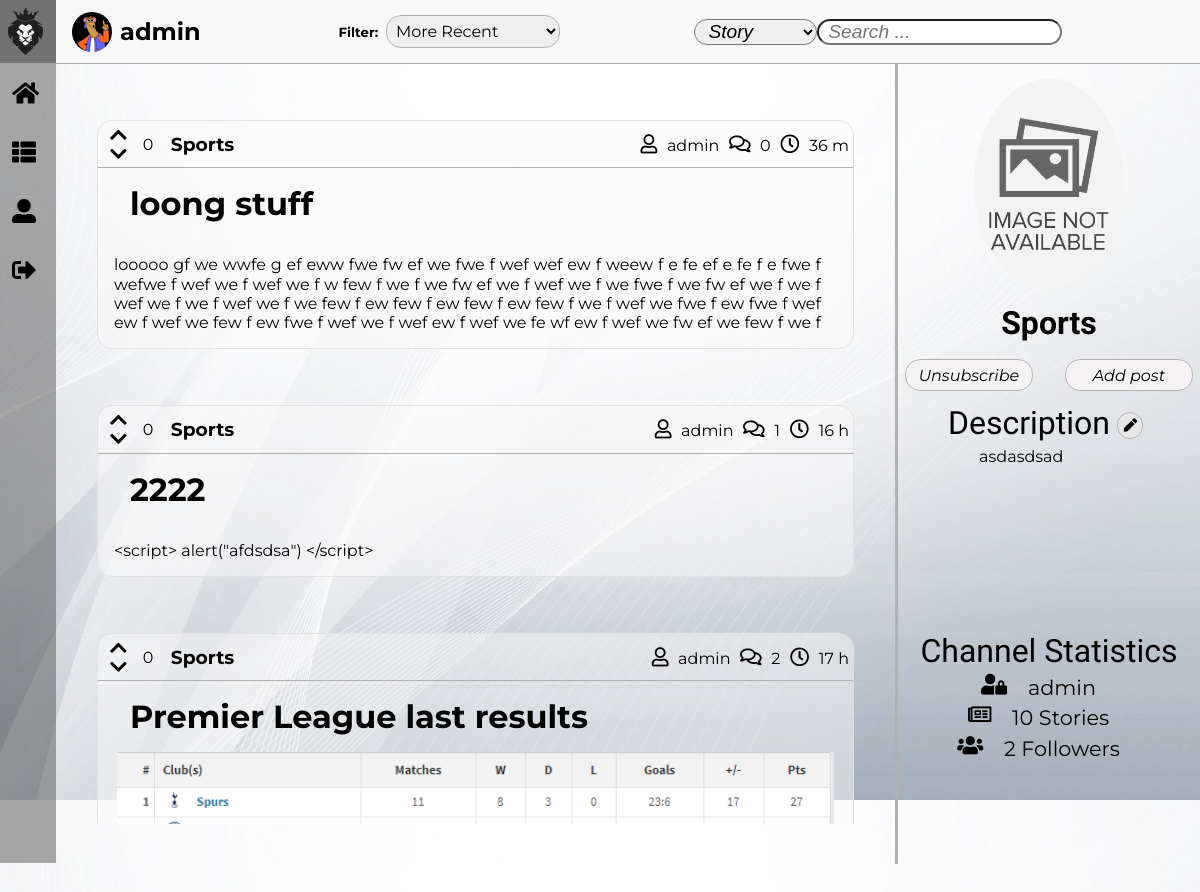
Screenshot of /pages/channel.php?channelName=Sports (signed in) with the database file from the repository.
### tables this page shows
CREATE TABLE Story(
    storyID INTEGER NOT NULL PRIMARY KEY,
    storyTitle TEXT NOT NULL,
    storyContent TEXT NOT NULL,
    storyPoints INTEGER,
    storyAuthor TEXT NOT NULL REFERENCES User(username),
    storyComments INTEGER NOT NULL,
    storyTime TEXT NOT NULL,
    channelName TEXT NOT NULL REFERENCES Channel(name)       
);

CREATE TABLE Channel(
    name TEXT NOT NULL PRIMARY KEY,
    owner TEXT NOT NULL REFERENCES User(username),
    description TEXT      
);

### pages/channel.php (called while the page is built, shortened)
<?php
    include_once('../templates/tpl_common.php');
    include_once('../templates/tpl_stories.php');
    include_once('../templates/tpl_channel.php');
    include_once('../database/db_channel.php');
    $channelName = isset($_GET['channelName']) ? $_GET['channelName'] : '';
    $filter = isset($_GET['filter']) ? $_GET['filter'] : 2;
    $searchFilter = isset($_GET['searchFilter']) ? $_GET['searchFilter'] : 2;
    $channel = get_channel($channelName);
    $channelStories = isset($_GET['search']) ? get_channel_search_stories($channelName, $filter, $searchFilter, $_GET['search']) : get_channel_stories($channelName, $filter);
    $storiesVotes = []; $votedStories = [];
    foreach($channelStories as $story) {
      $votes = get_story_votes($story['storyID']);
      $storiesVotes[$story['storyID']] = $votes == null ? 0 : $votes;
      $votedStories[$story['storyID']] = get_user_story_vote($_SESSION['username'], $story['storyID']);
    }
    $channelFollowers = count(get_channel_followers($channelName));
    $channelOwner = get_channel_owner($channelName);
    $status = check_user_subscription($_SESSION['username'], $channelName);
    draw_stories(htmlentities_all($channelStories), htmlentities_all($storiesVotes), htmlentities_all($votedStories));
    draw_channel_aside(htmlentities_all($channel), htmlentities(count(get_channel_stories($channelName, $filter))), htmlentities($channelFollowers), htmlentities($channelOwner), htmlentities($status));
?>

### includes/functions.php (called while the page is built, shortened)
<?php function orderBy($value) {
    switch($value) {
    default:
        return 'storyID DESC';
    break;
    }
}
function data_converter($storyTime) {
    $newStoryTime = new DateTime(date('Y-m-d H:i:s'));
    $oldStoryTime = new DateTime($storyTime);
    $interval = date_diff($newStoryTime, $oldStoryTime);
    if($interval->format('%y') !== '0')
        return $interval->format('%y Y');
    else if($interval->format('%m') !== '0')
        return $interval->format('%m M');
    else if($interval->format('%d') !== '0')
        return $interval->format('%d d');
    else if($interval->format('%h') !== '0')
        return $interval->format('%h h');
    else if($interval->format('%i') !== '0')
        return $interval->format('%i m');
    else
        return $interval->format('%s s');
}
?>
<?php function get_image($default, $directory, $folder, $element) {
    $image = $default;
    $extensions = ['jpg', 'png', 'gif'];
    for($index = 0; $index < count($extensions); $index++) {
        if(file_exists($directory . $element . '.' . $extensions[$index])) {
            $image = $folder . $element . '.' . $extensions[$index];
            break;
        }
    }
    return $image;
} ?>

### database/db_channel.php (called while the page is built, shortened)
<?php
  include_once('../includes/functions.php');
    function get_channel($channelName) {
        $db = Database::instance()->db();
        $stmt = $db->prepare('SELECT * FROM Channel WHERE name = ?');
        $stmt->execute(array($channelName));
        return $stmt->fetch();
    }
    function get_channel_stories($channelName, $filter) {
        $db = Database::instance()->db();
        $stmt = $db->prepare('SELECT * FROM Story JOIN Channel ON Story.channelName = Channel.name WHERE Story.channelName = ? ORDER BY ' . orderBy($filter));
        $stmt->execute(array($channelName));
        return $stmt->fetchall();
    }
     function get_channel_owner($channelName){
      $db = Database::instance()->db();
      $stmt = $db->prepare('SELECT owner FROM Channel WHERE Channel.name = ?');
      $stmt->execute(array($channelName));
      return $stmt->fetch()['owner'];
     }
?>

### templates/tpl_stories.php (the view, shortened to what this page needs)
<?php function draw_stories($stories, $storiesVotes, $votedStories) { ?>
    <div id="masterStories">
        <form method="get" action="../pages/story.php">
            <section id="stories">  <?php
                foreach($stories as $story) { ?>
                    <article id="<?= $story['storyID'] ?>" class="storyArticle">
                        <header id="storyHeader">
                            <div id="story_<?= $story['storyID'] ?>_votes" >
                                <div>
                                    <?php
                                        if($votedStories[$story['storyID']] == 1) { ?>
                                            <div class="votes">
                                                <div>
                                                    <i id="voteUp" class="fas fa-chevron-up"></i>
                                                    <i class="fas fa-chevron-down"></i>
                                                </div>
                                                <span class="storyVotes"><?= htmlentities($storiesVotes[$story['storyID']]) ?></span>
                                            </div>
                                        <?php }
                                        else if($votedStories[$story['storyID']] == -1) { ?>
                                            <div class="votes">
                                                <div>
                                                    <i class="fas fa-chevron-up"></i>
                                                    <i id="voteDown" class="fas fa-chevron-down"></i>
                                                </div>
                                                <span class="storyVotes"><?= htmlentities($storiesVotes[$story['storyID']]) ?></span>
                                            </div>
                                        <?php }
                                        else { ?>
                                            <div class="votes">
                                                <div>
                                                    <i class="fas fa-chevron-up"></i>
                                                    <i class="fas fa-chevron-down"></i>
                                                </div>
                                                <span class="storyVotes"><?= htmlentities($storiesVotes[$story['storyID']]) ?></span>
                                            </div>
                                        <?php }
                                    ?>
                                    <a href="../pages/channel.php?channelName=<?= $story['channelName'] ?>"><h3><?= $story['channelName'] ?></h3></a>
                                </div>
                                <div>
                                    <a class="author" href="../pages/profile.php?username=<?= $story['storyAuthor'] ?>"><i class="far fa-user"></i><?= $story['storyAuthor'] ?></a>
                                    <a class="comments" href="../pages/story.php?storyID=<?= $story['storyID'] ?>#comments"><i class="far fa-comments"></i><?= $story['storyComments'] ?></a>
                                    <span class="date"><i class="far fa-clock"></i><?= data_converter($story['storyTime']) ?></span>
                                </div>
                            </div>
                            <div>
                                <h1><?= $story['storyTitle'] ?></h1>
                                <?php
                                    $image = get_image('', '../resources/images/stories/', 'stories/', sha1($story['storyID']));
                                    if($image !== '') {
                                        ?> <img src="../resources/images/<?= $image ?>" alt="Story Image">
                                    <?php }
                                ?>
                            </div>
                        </header>
                        <div id="storySinopse">
                            <p><?= $story['storyContent'] ?></p>
                        </div>
                    </article>
                <?php } ?>
            </section>
        </form>
    </div>
<?php } ?>

### templates/tpl_channel.php (shortened to what this page needs)
<?php function draw_channel_aside($channel, $postedStories, $channelFollowers, $channelOwner, $status) { ?>
    <aside>
        <div id="asidePicture">
            <img id="asideIMG" src="../resources/images/<?= get_image('default/defaultChannel.png', '../resources/images/channels/', 'channels/', sha1($channel['name'])) ?>" alt="Channel Image">
        </div>
        <h3 id="channelName"><?= $channel['name'] ?></h3>
        <div id="forms">
            <form>
                <?php
                    if($status) {
                      ?> <input id="subscribeButton" class="buttons" type="button" value="Unsubscribe"> <?php
                    }
                    else {
                        ?><input id="subscribeButton" class="buttons" type="button" value="Subscribe"> <?php
                    }
                ?>
            </form>
            <form method="get" action="../pages/post.php">
                <input id="addPost" class="buttons" type="submit" value="Add post">
            </form>
        </div>
        <div id="description">
            <?php
                if($channelOwner === $_SESSION['username']) { ?>
                    <p>Description<button id="editDescription" type="button"><i class="fas fa-pen"></i></button></p>
                <?php }
                else { ?>
                    <p>Description</p>
                <?php }
            ?>
            <p id="descriptionContent"><?= $channel['description'] ?></p>
        </div>
        <div id="statistics">
            <p>Channel Statistics</p>
            <div class="statistics">
                <i class="fas fa-user-lock"></i><p><?= $channelOwner ?></p>
            </div>
            <div class="statistics">
                <i class="far fa-newspaper"></i><p><?= $postedStories ?> Stories</p>
            </div>
            <div class="statistics">
                <i class="fas fa-users"></i><p><?= $channelFollowers ?> Followers</p>
            </div>
        </div>
    </aside>
<?php } ?>

### css/stories.css (style rules this page uses)
:root { --background-color: rgb(231, 231, 231); --background-story-color: rgba(255, 255, 255, 0.5); --hover-font-color: rgb(3, 173, 192); --story-title-font: 'Montserrat', sans-serif; --story-header-font: 'Montserrat', sans-serif; --story-text-font: 'Montserrat', sans-serif; --story-hover: rgb(248, 248, 248); --border-color: rgb(54, 54, 54); }
#masterStories { grid-area: content; width: 100%; height: 100%; overflow: hidden; }
#stories { margin: 0%; width: 100%; max-height: 95%; overflow-y: auto; padding-right: 20px; }
#stories > article { margin: 3.5em auto; width: 90%; height: auto; border-radius: 15px; border: solid rgb(225, 225, 225) 1px; background-color: rgba(250, 250, 250, 0.5); transition: 0.25s; }
#storyHeader div { display: flex; justify-content: space-between; }
#storyHeader > div:first-child h3 { margin: 0em; }
#storyHeader > div:first-child > * { margin: 0.25em; font-family: var(--story-header-font); }
#storyHeader > div:first-child > * > * > * { padding: 0em 0.5em; }
#storyHeader > div:first-child { border-bottom: solid var(--border-color) 1px; }
#storyHeader > div:last-child { padding: 0em; justify-content: flex-start; flex-direction: column; display: flex; }
#storyHeader i { padding-top: 0.25em; font-size: 1.2em; }
#storyHeader a , span { margin: auto 0em; }
a { color: black; }
.storyVotes { padding: 0em; }
#storyHeader div:first-child div:first-child div:first-child > div { flex-direction: column; display: flex; }
#storyHeader div:first-child div:first-child div:first-child > div i { padding: 0em; }
#storyHeader div:last-child img { margin: auto; width: 95%; }
#storyHeader div:last-child h1 { margin: 0em; padding: 0.5em 0em 0.5em 1em; width: auto; height: auto; font-family: var(--story-title-font); font-size: 2em; }
#storySinopse { margin: 0em; padding: 1em 1em 1em 1em; max-height: 5em; max-width: 100%; overflow: hidden; font-family: var(--story-text-font); }
#storySinopse > p { overflow: hidden; line-height: 1.2em; max-height: 4.8em; padding-right: 1em; margin: 0em; text-align: justify; }
#storySinopse > p:before { right: 0; bottom: 0; position: absolute; }
#storySinopse > p:after { right: 0; width: 1em; height: 1em; margin-top: 0.2em; position: absolute; content: ''; }

### css/common.css (style rules this page uses)
:root { --background-color: rgb(231, 231, 231); --background-header-color: rgba(70, 70, 70, 0.75); --background-menu-color: rgba(87, 87, 87, .5); --background-toolBar-color: rgb(248, 248, 248); --site-name-color: white; --site-name-font: 'Exo', sans-serif; --menu-color: white; --menu-icons-color: black; --menu-font: 'Montserrat', sans-serif; --toolBar-font: 'Montserrat', sans-serif; --toolBar-info-font-size: 1.5em; --toolBar-filter-font-size: 1em; --text-color: black; --hover-color: rgb(3, 173, 192); --border-color: rgb(177, 177, 177); --messages-font: 'Montserrat', sans-serif; --success-fg-color: rgb(86, 155, 13); --error-fg-color: rgb(218, 2, 13); }
body { margin: 0em; display: grid; height: 100%; overflow: hidden; grid-template-columns: auto 5.5fr 2fr; grid-template-rows: 4em 100%; grid-template-areas: "header toolBar toolBar" "menu content aside"; background-image: url("../resources/images/default/background.jpg"); background-size: 100% 100%; }
a { text-decoration: none; }
#editDescription, #applyDescription { vertical-align: middle; height: 2em; width: 2em; margin: auto .5em; outline: none; border: solid var(--border-color) 1px; border-radius: 50%; background-color: var(--background-color); }
#descriptionContent { margin: 0 2em; text-align: center; white-space: pre-wrap; font-size: 1rem; }

### rows the page displays
story: storyID "0", channelName "Sports", storyAuthor "admin", storyComments "0", storyTime "36 m", storyTitle "loong stuff", storyContent "looooo gf we wwfe g ef eww fwe fw ef we fwe f wef wef ew f weew f e fe ef e fe f e fwe f wefwe f wef we f wef we f w few f we f we fw ef we f wef we f we fwe f we fw ef we f we f wef we f we f wef we f we few f ew few f ew few f ew few f we f wef we fwe f ew fwe f wef ew f wef we few f ew fwe f wef we f wef ew f wef we fe wf ew f wef we fw ef we few f we f…"
story: storyID "0", channelName "Sports", storyAuthor "admin", storyComments "1", storyTime "16 h", storyTitle "2222", storyContent "<script> alert(\"afdsdsa\") </script>"
story: storyID "0", channelName "Sports", storyAuthor "admin", storyComments "2", storyTime "17 h", storyTitle "Premier League last results"
channel: name "Sports", description "asdasdsad", owner "admin"

### other values shown
$username "admin"
$postedStories "10"
$channelFollowers "2"
